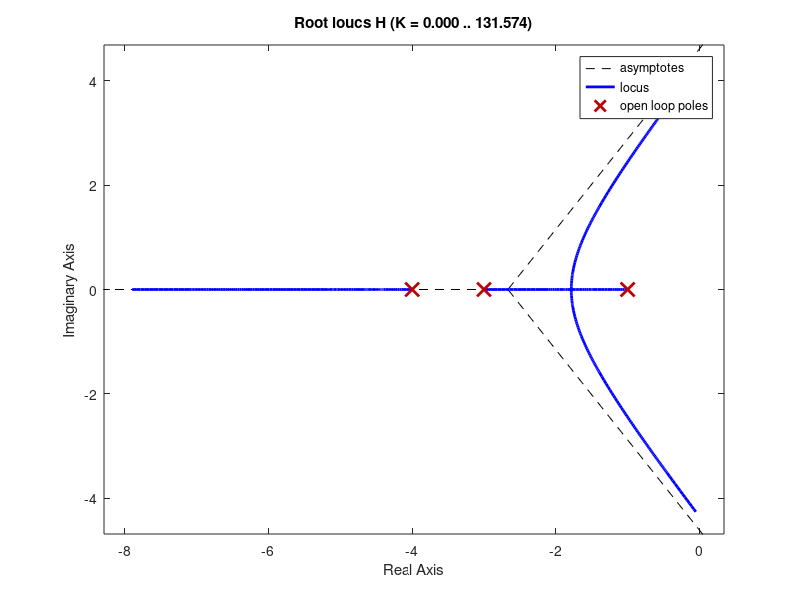
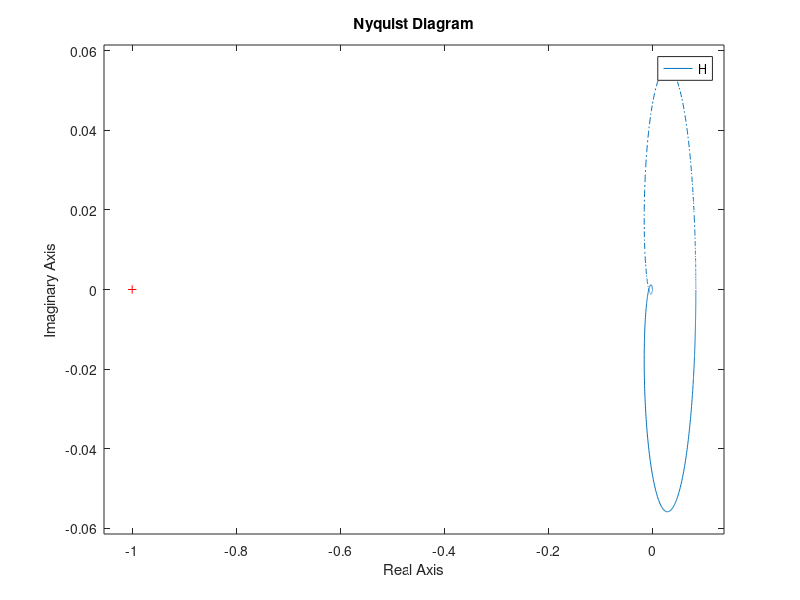
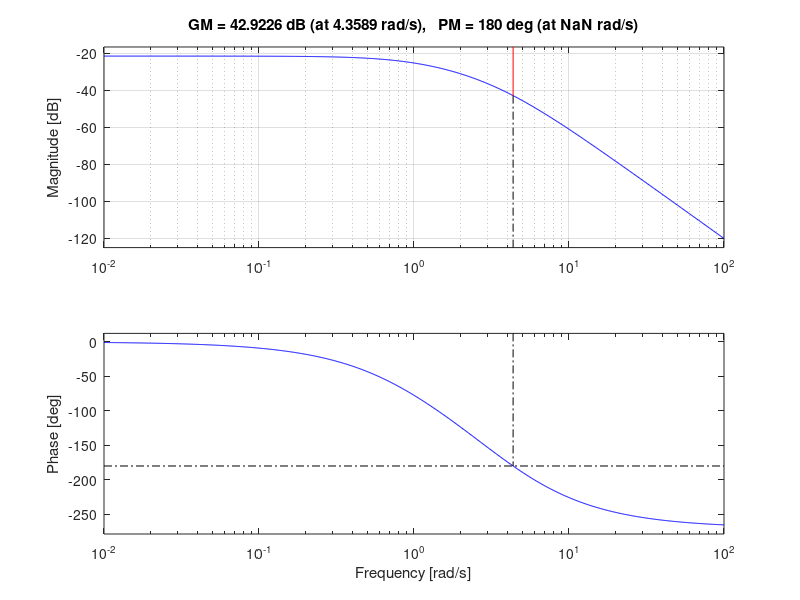
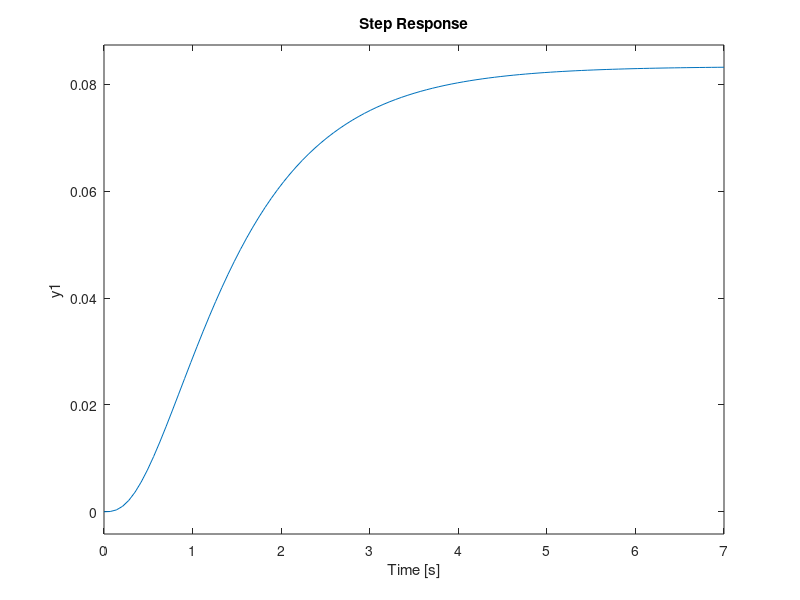

Here is the MATLAB script that generated these plots, in order:
A = [-3 1 0;1 -2 1;0 1 -3];
B = [1; 0; 0];
C = [0 0 1];
D = 0;
eig(A)

H = ss(A,B,C,D)
tf(H)
%Gm = margin(H)


%% Root Locus
figure(1)
plot(1,2)
rlocus(H), grid

%% Nyquist
figure(2)
plot(1,2)
nyquist(H), grid

%% Bode
figure(3)
plot(1,2)
margin(H), grid

%% Step
figure(4)
plot(1,2)
step(H), grid

%% Stable Gain Range
s=tf('s')
Gp= 1/(s^3 + 8*s^2 + 19*s + 12)
%sisotool(Gp)
% Stability Analysis from Root Locus:
% Scanning the imag axis when the real axis is 0 and -8, values between 0 and 140 are stable
